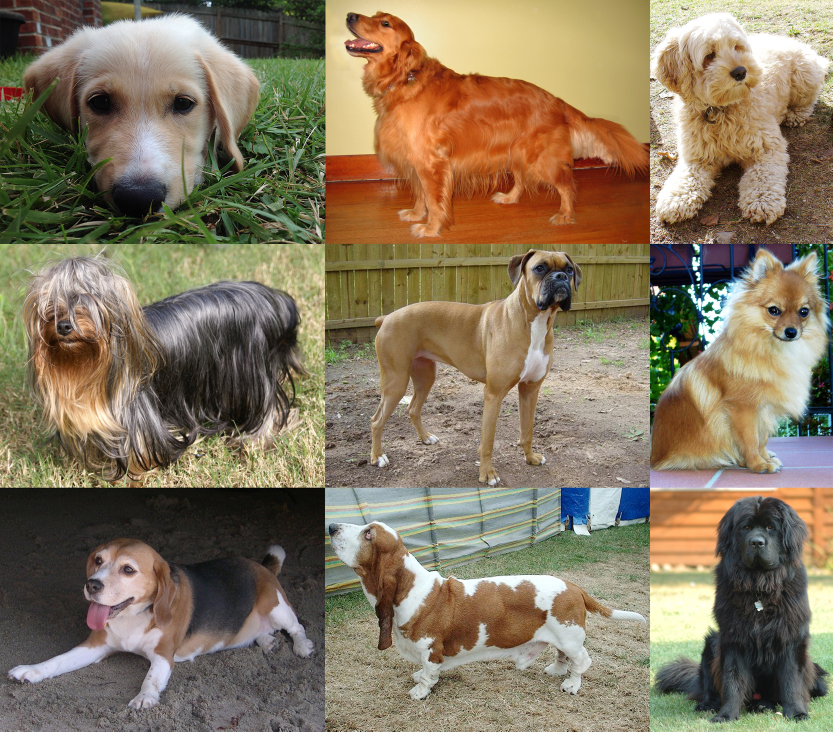
#> input picture data/raw/10.png, 1665 x 1463 px (shown at 1/2 size); its folder holds 4 pictures in this run
$ jupyter execute data_preprocessing.ipynb
#> lines starting #> are read from the running program, lines starting #| are printed output that depends on the picture
# Data Preprocessing

In this notebook, I'll clean up the data we scraped with ``scrape.py`` so it can be fed into our CNN.

[cell 1]
from skimage import color
from skimage import io
import numpy as np
import os
from PIL import Image

Here, we're resizing the images to be fed into the CNN.

[cell 2]
num_files = len(os.listdir('../data/raw'))
for file in os.listdir('../data/raw'):
    try:
        img = Image.open('../data/raw/{}'.format(file))
#> img is the input picture: PIL image 1665x1463 RGB; mean R, G, B 133.1, 119.4, 95.9
    except:
        raise FileNotFoundError()
    img = img.resize((256, 256))
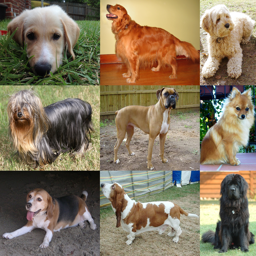
#> img: PIL image 256x256 RGB; mean R, G, B 133.1, 119.4, 95.9
    img.save('../data/processed/{}'.format(file))
#> pass 2 of the loop `for file in os.listdir('../data/raw'):`:
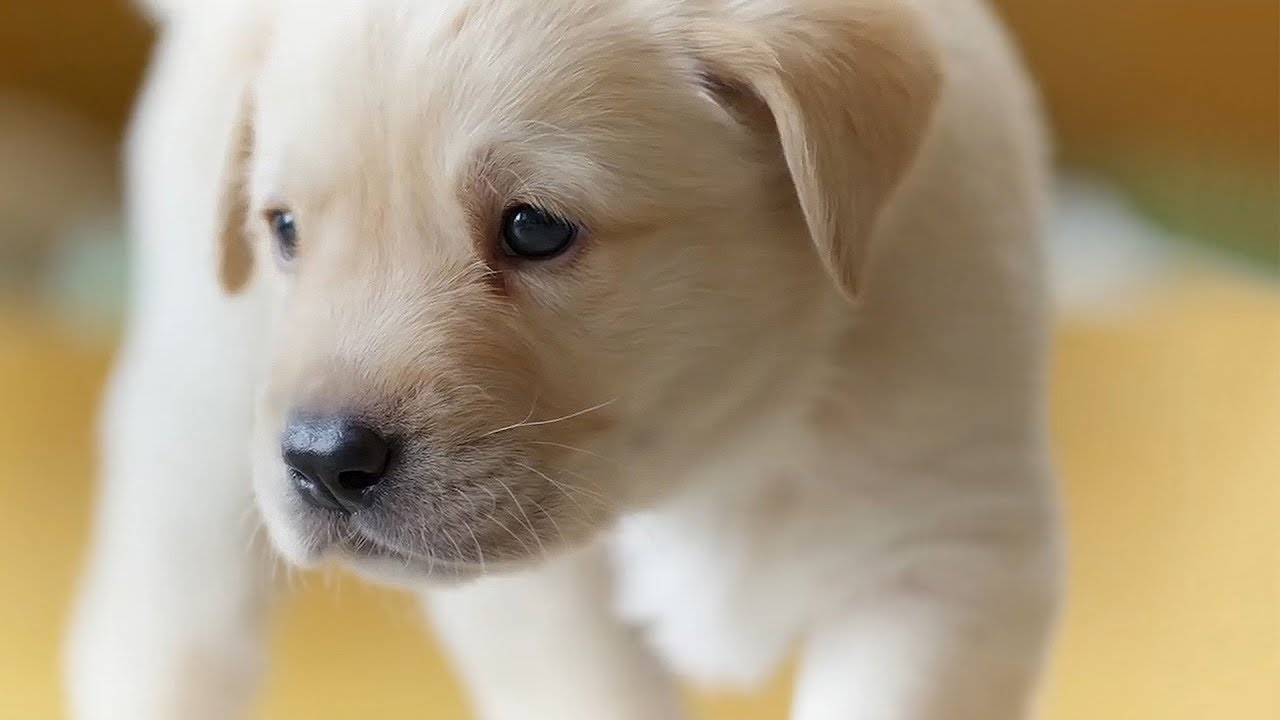
#> input picture data/raw/11.png, 1280 x 720 px
#> img is the input picture: PIL image 1280x720 RGB; mean R, G, B 170.3, 153.8, 126.5
#> `img = img.resize((256, 256))`:
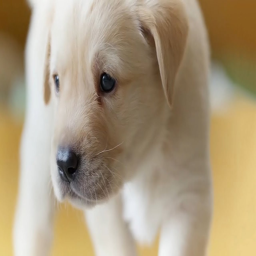
#> img: PIL image 256x256 RGB; mean R, G, B 170.3, 153.8, 126.5
#> pass 3 of the loop `for file in os.listdir('../data/raw'):`:
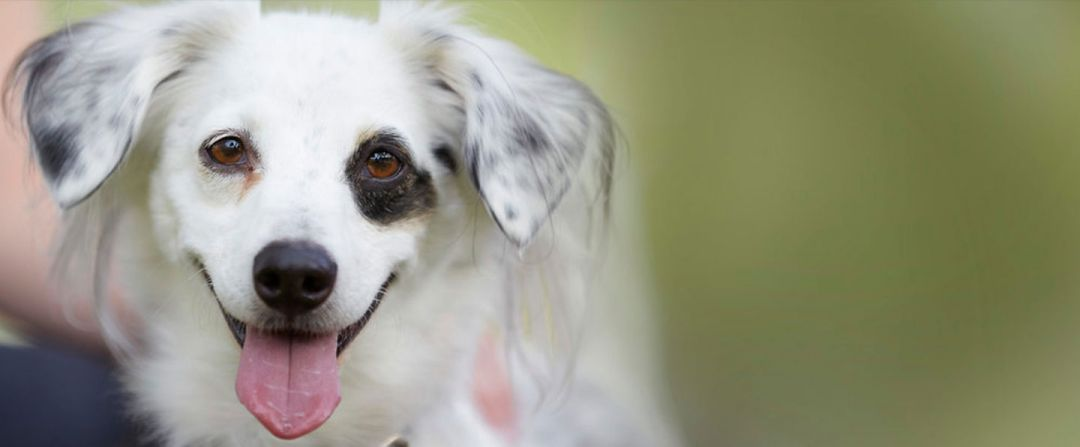
#> input picture data/raw/13.png, 1080 x 447 px
#> img is the input picture: PIL image 1080x447 RGB; mean R, G, B 150.2, 150.1, 129.7
#> `img = img.resize((256, 256))`:
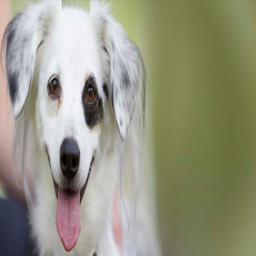
#> img: PIL image 256x256 RGB; mean R, G, B 150.2, 150.1, 129.7
#> the loop made 4 passes; the first 3 are shown
